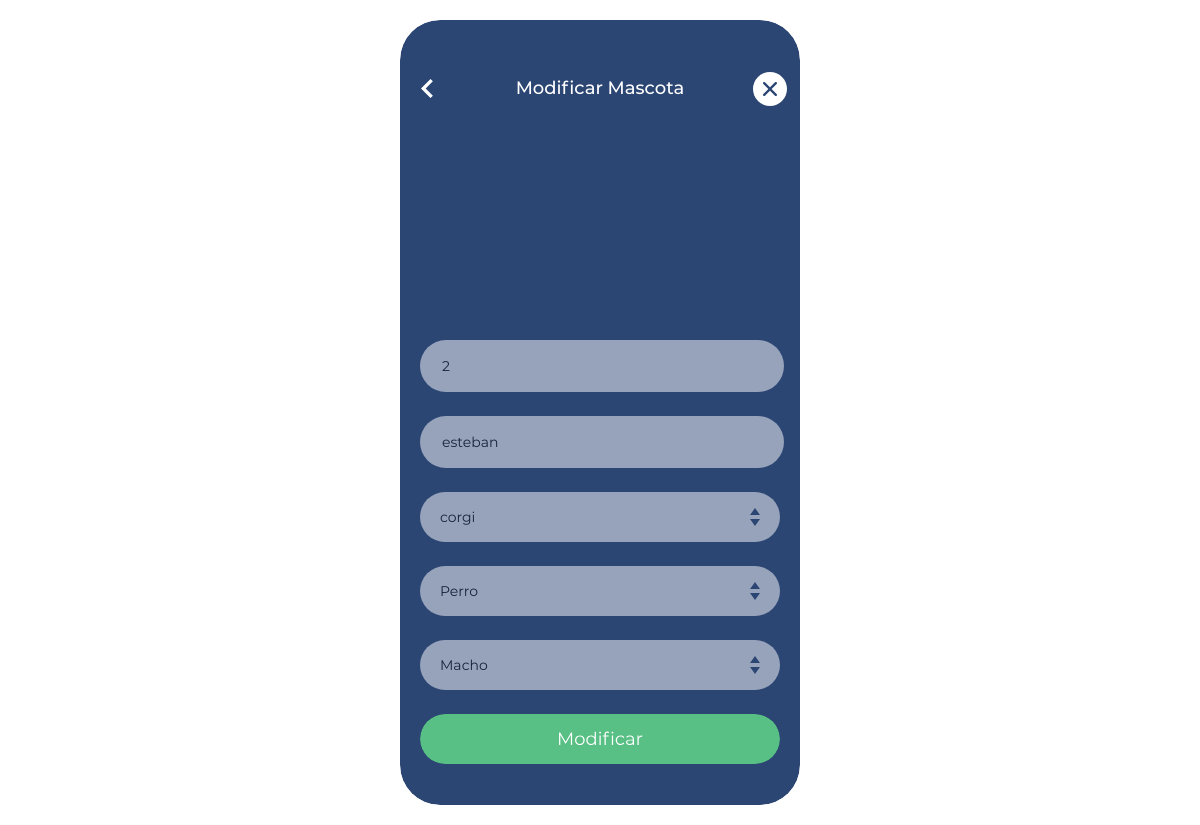
The page /edit.php?primaryU=2 on the database its author committed.
### tables this page shows
CREATE TABLE `tablepets` (
  `id` int(11) NOT NULL,
  `nombre` varchar(32) NOT NULL,
  `raza` varchar(32) NOT NULL,
  `categoria` varchar(32) NOT NULL,
  `genero` varchar(32) NOT NULL
);

### edit.php (the view, shortened to what this page needs)
<!DOCTYPE html>
<html lang="en">
<head>
    <link rel="stylesheet" href="css/master.css">
</head>
<body>
    <main class="edit">
        <header>
            <h2>Modificar Mascota</h2>
            <a href="dashboard.php" class="back"></a>
            <a href="index.php" class="close"></a>
        </header>
        <?php
            require("conexion.php");
            $id =$_GET['primaryU'];
            $consulta= "SELECT * FROM tablepets WHERE id='$id'";
            $resultado= $mysqli -> query($consulta);
            if($arreglo= mysqli_fetch_array($resultado)){
            }
        ?>
        <form action="actualizarMascota.php" method="post">
            <input type="text" name="id"  readonly placeholder="Nombre" value="<?php echo $arreglo['id'] ?>">
            <input type="text" name="name" placeholder="Nombre" value="<?php echo $arreglo['nombre'] ?>">
            <div class="select">
                <select name="raza">
                    <option value="<?php echo $arreglo['raza'] ?>"><?php echo $arreglo['raza'] ?></option>
                </select>
            </div>
            <div class="select">
                <select name="categoria">
                    <option value="<?php echo $arreglo['categoria'] ?>"><?php echo $arreglo['categoria'] ?></option>
                </select>
            </div>
            <div class="select">
                <select name="genero">
                    <option value="<?php echo $arreglo['genero'] ?>"><?php echo $arreglo['genero'] ?></option>
                </select>
            </div>
            <button class="update">Modificar</button>
        </form>
    </main>
</body>
</html>

### css/master.css (style rules this page uses)
html { font-size: 16px; font-family: Montserrat-Regular; font-weight: 400; -webkit-font-smoothing: antialiased; }
main.dashboard, main.add, main.show, main.edit { background: url(../imgs/bg.svg) no-repeat center; border-radius: 40px; height: 785px; margin: 20px auto; position: relative; width: 400px; }
main.dashboard header, main.add header, main.show header, main.edit header { position: relative; }
main.dashboard header h2, main.add header h2, main.show header h2, main.edit header h2 { color: #fff; font-family: Montserrat-Medium; font-weight: 500; font-size: 18px; position: absolute; left: 50%; transform: translate(-50%, 0); top: 42px; }
main.dashboard header a.close:link, main.dashboard header a.close:visited, main.add header a.close:link, main.add header a.close:visited, main.show header a.close:link, main.show header a.close:visited, main.edit header a.close:link, main.edit header a.close:visited { background: url(../imgs/btn-close.svg) no-repeat center; height: 34px; left: 353px; position: absolute; top: 52px; transition: transform 0.2s ease-in; width: 34px; }
main.add header a.back:link, main.add header a.back:visited, main.show header a.back:link, main.show header a.back:visited, main.edit header a.back:link, main.edit header a.back:visited { background: url(../imgs/btn-back.svg) no-repeat center; height: 34px; left: 10px; position: absolute; top: 52px; transition: transform 0.2s ease-in; width: 34px; }
main.add form, main.edit form { position: absolute; left: 20px; top: 320px; }
main.add form input, main.add form div.select, main.add form button, main.edit form input, main.edit form div.select, main.edit form button { border-radius: 40px; border: none; font-family: Montserrat-Regular; font-weight: 400; height: 50px; width: 360px; }
main.add form input, main.add form div.select, main.edit form input, main.edit form div.select { background: #fff; font-size: 14px; opacity: 0.5; outline: none; margin-bottom: 24px; text-indent: 20px; transition: opacity 0.2s ease-in; }
main.add form select, main.edit form select { border: none; background: transparent url(../imgs/arrows.svg) no-repeat 310px center; height: 50px; font-size: 14px; font-family: Montserrat-Regular; outline: none; width: 340px; -webkit-appearance: none; }
main.edit form button.update { background: url(../imgs/btn-update.svg) no-repeat center; font-size: 16px; transition: transform 0.2s ease-in; text-indent: -9999px; }

### rows shown on the page
tablepets: id "2", name "esteban", raza "corgi", categoria "Perro", genero "Macho"
